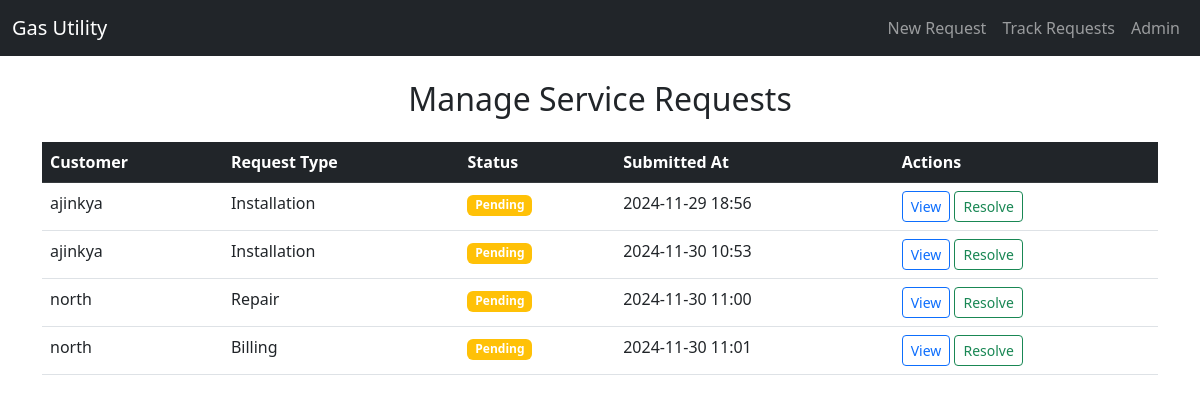
Page /support/manage/ on the earlier database version.
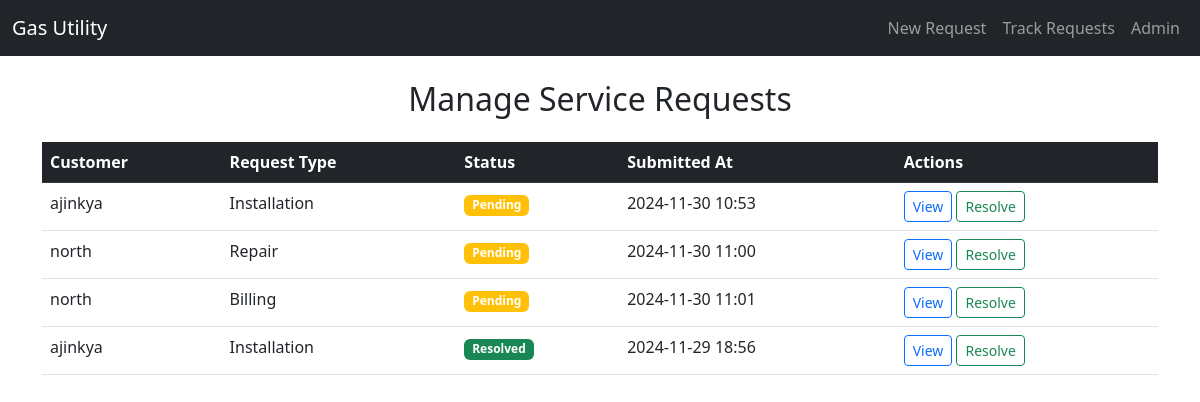
Same page on the later database version.
### customers/models.py (models this page shows, shortened)
class ServiceRequest(models.Model):
    TYPE_CHOICES = [
        ('installation', 'Installation'),
        ('repair', 'Repair'),
        ('billing', 'Billing'),
    ]
    STATUS_CHOICES = [
        ('pending', 'Pending'),
        ('in_progress', 'In Progress'),
        ('resolved', 'Resolved'),
    ]
    customer = models.ForeignKey(Customer, on_delete=models.CASCADE)
    request_type = models.CharField(max_length=50, choices=TYPE_CHOICES)
    details = models.TextField()
    attachment = models.FileField(upload_to='attachments/', blank=True, null=True)
    status = models.CharField(max_length=20, choices=STATUS_CHOICES, default='pending')
    submitted_at = models.DateTimeField(auto_now_add=True)
    resolved_at = models.DateTimeField(blank=True, null=True)

class Customer(models.Model):
    user = models.OneToOneField(User, on_delete=models.CASCADE)
    phone = models.CharField(max_length=15)
    address = models.TextField()

### customer_support/views.py (the view)
# urls.py: path('manage/', views.manage_requests, name='manage_requests'),
def manage_requests(request):
    requests = ServiceRequest.objects.all().order_by('status', 'submitted_at')
    return render(request, 'manage_requests.html', {'requests': requests})

### customer_support/templates/manage_requests.html (shortened to what this page needs)
{% extends 'base.html' %}
{% block content %}
<h2 class="text-center">Manage Service Requests</h2>
<table class="table table-hover mt-4">
    <thead class="table-dark">
        <tr>
            <th>Customer</th>
            <th>Request Type</th>
            <th>Status</th>
            <th>Submitted At</th>
            <th>Actions</th>
        </tr>
    </thead>
    <tbody>
        {% for request in requests %}
        <tr>
            <td>{{ request.customer.user.username }}</td>
            <td>{{ request.get_request_type_display }}</td>
            <td>
                <span class="badge {% if request.status == 'pending' %}bg-warning{% elif request.status == 'in_progress' %}bg-info{% else %}bg-success{% endif %}">
                    {{ request.get_status_display }}
                </span>
            </td>
            <td>{{ request.submitted_at|date:"Y-m-d H:i" }}</td>
            <td>
                <a href="{% url 'support:view_request' request.id %}" class="btn btn-sm btn-outline-primary">View</a>
                <a href="{% url 'support:resolve_request' request.id %}"
                class="btn btn-sm btn-outline-success"
                onclick="return confirm('Are you sure you want to mark this request as resolved?');">
                Resolve
                </a>
            </td>
        </tr>
        {% empty %}
        <tr>
            <td colspan="5" class="text-center">No service requests to manage.</td>
        </tr>
        {% endfor %}
    </tbody>
</table>
{% endblock %}

Differences in the rows shown:
changed ServiceRequest: status "Pending" → "Resolved"; moves down the list
